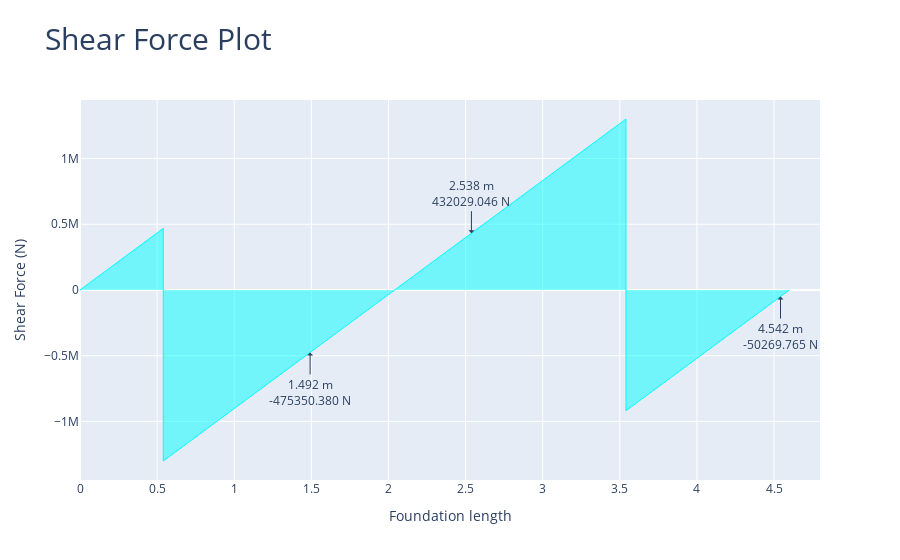

The cell this chart's notebook holds for it:
### Markdown cell above
#### Show the shear force diagram in x direction showing the design shear forces

### Code cell
comb_footing_design.plot_shear_force_X()

### Figure 1 — Plotly figure (JSON) as saved in the notebook; plotly's stock layout.template omitted (floating-point values rounded to 4 significant figures; data arrays with more than 128 entries replaced by an {"elided": "..."} marker saying what was removed)
{"data": [{"fill": "tozeroy", "hovertemplate": "x: %{x:.3f} %{meta[0]}<br>f(x): %{y:.3f} %{meta[1]}", "line": {"color": "aqua", "width": 1}, "meta": ["m", "N"], "mode": "lines", "name": "Shear Force", "type": "scatter", "x": {"elided": "206 float values"}, "y": {"elided": "206 float values"}}], "layout": {"annotations": [{"arrowhead": 1, "ax": 0, "ay": 40, "showarrow": true, "text": "1.492 m<br>-475350.380 N", "x": 1.492, "xref": "x", "y": -475400.0, "yref": "y"}, {"arrowhead": 1, "ax": 0, "ay": -40, "showarrow": true, "text": "2.538 m<br>432029.046 N", "x": 2.538, "xref": "x", "y": 432000.0, "yref": "y"}, {"arrowhead": 1, "ax": 0, "ay": 40, "showarrow": true, "text": "4.542 m<br>-50269.765 N", "x": 4.542, "xref": "x", "y": -50270.0, "yref": "y"}], "title": {"font": {"size": 30}, "text": "Shear Force Plot"}, "xaxis": {"title": {"text": "Foundation length"}}, "yaxis": {"title": {"text": "Shear Force (N)"}}}}
